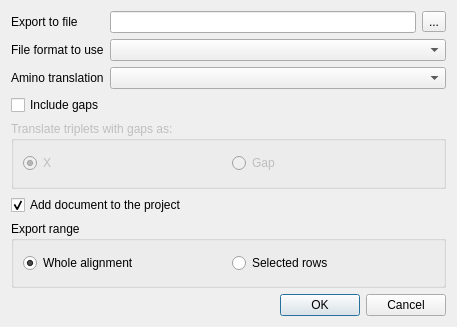
<?xml version="1.0" encoding="UTF-8"?>
<ui version="4.0">
 <class>U2::ExportMSA2MSADialog</class>
 <widget class="QDialog" name="U2::ExportMSA2MSADialog">
  <property name="geometry">
   <rect>
    <x>0</x>
    <y>0</y>
    <width>457</width>
    <height>327</height>
   </rect>
  </property>
  <property name="sizePolicy">
   <sizepolicy hsizetype="Preferred" vsizetype="Minimum">
    <horstretch>0</horstretch>
    <verstretch>0</verstretch>
   </sizepolicy>
  </property>
  <property name="windowTitle">
   <string>Export Amino Acid Translation</string>
  </property>
  <layout class="QVBoxLayout" name="verticalLayout">
   <item>
    <layout class="QGridLayout" name="gridLayout">
     <item row="0" column="0">
      <widget class="QLabel" name="fileLabel">
       <property name="text">
        <string>Export to file</string>
       </property>
      </widget>
     </item>
     <item row="0" column="1">
      <widget class="QLineEdit" name="fileNameEdit"/>
     </item>
     <item row="0" column="2">
      <widget class="QToolButton" name="fileButton">
       <property name="text">
        <string>...</string>
       </property>
      </widget>
     </item>
     <item row="1" column="0">
      <widget class="QLabel" name="formatLabel">
       <property name="text">
        <string>File format to use</string>
       </property>
      </widget>
     </item>
     <item row="1" column="1" colspan="2">
      <widget class="QComboBox" name="formatCombo"/>
     </item>
     <item row="2" column="0">
      <widget class="QLabel" name="translationLabel">
       <property name="text">
        <string>Amino translation</string>
       </property>
      </widget>
     </item>
     <item row="2" column="1" colspan="2">
      <widget class="QComboBox" name="translationCombo"/>
     </item>
    </layout>
   </item>
   <item>
    <widget class="QCheckBox" name="cbIncludeGaps">
     <property name="text">
      <string>Include gaps</string>
     </property>
    </widget>
   </item>
   <item>
    <widget class="QGroupBox" name="gbTranslateAs">
     <property name="enabled">
      <bool>false</bool>
     </property>
     <property name="title">
      <string>Translate triplets with gaps as:</string>
     </property>
     <layout class="QHBoxLayout" name="horizontalLayout">
      <item>
       <widget class="QRadioButton" name="rbUseX">
        <property name="enabled">
         <bool>false</bool>
        </property>
        <property name="text">
         <string>X</string>
        </property>
        <property name="checked">
         <bool>true</bool>
        </property>
       </widget>
      </item>
      <item>
       <widget class="QRadioButton" name="rbUseGaps">
        <property name="enabled">
         <bool>false</bool>
        </property>
        <property name="text">
         <string>Gap</string>
        </property>
        <property name="checked">
         <bool>false</bool>
        </property>
       </widget>
      </item>
     </layout>
    </widget>
   </item>
   <item>
    <widget class="QCheckBox" name="addDocumentButton">
     <property name="text">
      <string>Add document to the project</string>
     </property>
     <property name="checked">
      <bool>true</bool>
     </property>
    </widget>
   </item>
   <item>
    <widget class="QGroupBox" name="rangeGroupBox">
     <property name="title">
      <string>Export range</string>
     </property>
     <layout class="QHBoxLayout" name="horizontalLayout_2">
      <item>
       <widget class="QRadioButton" name="wholeRangeButton">
        <property name="text">
         <string>Whole alignment</string>
        </property>
        <property name="checked">
         <bool>true</bool>
        </property>
       </widget>
      </item>
      <item>
       <widget class="QRadioButton" name="selectedRangeButton">
        <property name="text">
         <string>Selected rows</string>
        </property>
       </widget>
      </item>
     </layout>
    </widget>
   </item>
   <item>
    <widget class="QDialogButtonBox" name="buttonBox">
     <property name="standardButtons">
      <set>QDialogButtonBox::Cancel|QDialogButtonBox::Ok</set>
     </property>
    </widget>
   </item>
  </layout>
 </widget>
 <resources/>
 <connections>
  <connection>
   <sender>buttonBox</sender>
   <signal>rejected()</signal>
   <receiver>U2::ExportMSA2MSADialog</receiver>
   <slot>reject()</slot>
   <hints>
    <hint type="sourcelabel">
     <x>228</x>
     <y>257</y>
    </hint>
    <hint type="destinationlabel">
     <x>228</x>
     <y>138</y>
    </hint>
   </hints>
  </connection>
  <connection>
   <sender>cbIncludeGaps</sender>
   <signal>toggled(bool)</signal>
   <receiver>gbTranslateAs</receiver>
   <slot>setEnabled(bool)</slot>
   <hints>
    <hint type="sourcelabel">
     <x>228</x>
     <y>109</y>
    </hint>
    <hint type="destinationlabel">
     <x>228</x>
     <y>170</y>
    </hint>
   </hints>
  </connection>
  <connection>
   <sender>cbIncludeGaps</sender>
   <signal>toggled(bool)</signal>
   <receiver>rbUseGaps</receiver>
   <slot>setEnabled(bool)</slot>
   <hints>
    <hint type="sourcelabel">
     <x>228</x>
     <y>109</y>
    </hint>
    <hint type="destinationlabel">
     <x>332</x>
     <y>164</y>
    </hint>
   </hints>
  </connection>
  <connection>
   <sender>cbIncludeGaps</sender>
   <signal>toggled(bool)</signal>
   <receiver>rbUseX</receiver>
   <slot>setEnabled(bool)</slot>
   <hints>
    <hint type="sourcelabel">
     <x>228</x>
     <y>109</y>
    </hint>
    <hint type="destinationlabel">
     <x>123</x>
     <y>164</y>
    </hint>
   </hints>
  </connection>
 </connections>
</ui>
